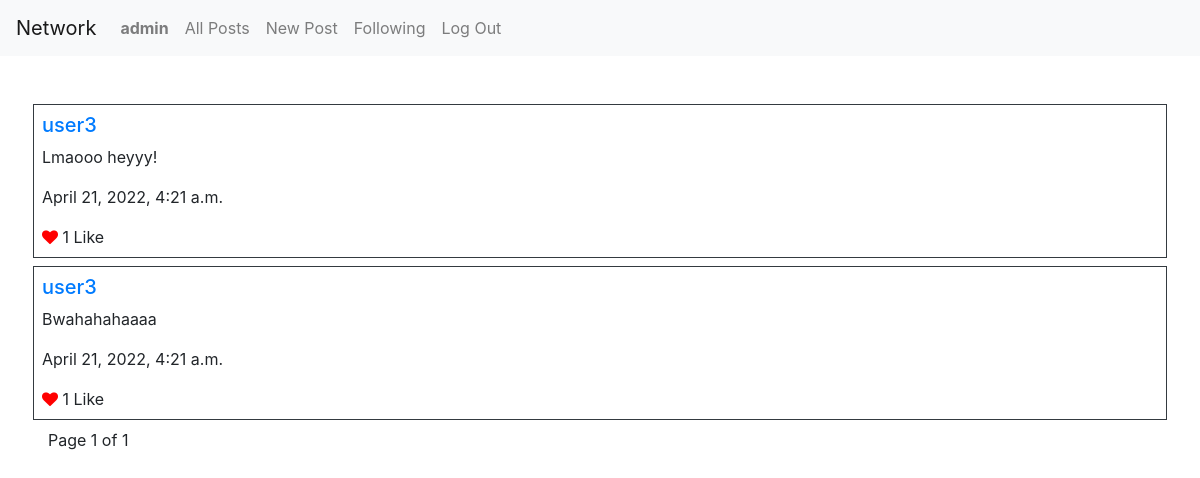
Page /following (signed in) on the committed database.
### network/models.py (models this page shows)
class User(AbstractUser):
    pass

class Post(models.Model):
    user = models.ForeignKey(User, on_delete=models.CASCADE)
    content = models.CharField(max_length=300, default=None)
    date = models.DateTimeField(default=datetime.datetime.now)
    liked = models.ManyToManyField(User, blank = True, related_name="postlikes")

### network/views.py (the view)
# urls.py: path("following",views.following,name="following")
def following(request):
    l=[]
    user = User.objects.get(username=request.user.username)
    following = Follower.objects.get(username=user).follower.all()
    all_posts = Post.objects.all()
    for f in following:
        for p in all_posts:
            if f.id==p.user.id:
                l.append(p)
    paginator = Paginator(l,10)
    page_number = request.GET.get('page')
    page_obj = paginator.get_page(page_number)
    return render(request,"network/following.html", {
        "all_posts":page_obj
    })

### network/templates/network/following.html (shortened to what this page needs)
{% extends "network/layout.html" %}
{% block body %}
    {% for p in all_posts %}
        <div class="row">
        <div class="col border border-dark mb-2 p-2">
            <h5><a href="{% url 'profile' p.user.username %}">{{p.user.username}}</a></h5>
            <p>{{p.content}}</p>
            <p>{{p.date}}</p>
            {% if p.id in l %}
                    <i class="fa fa-heart" style="color:red"></i>&nbsp;<span id="count-{{p.id}}">{{p.liked.count}}</span>&nbsp;<a id="change" data-post="{{p.id}}" onclick="change({{p.id}})">Unlike</a>
                {% else %}
                    <i class="fa fa-heart" style="color:red"></i>&nbsp;<span id="count-{{p.id}}">{{p.liked.count}}</span>&nbsp;<a class="change-{{p.id}}" id="change" data-post="{{p.id}}" onclick="change({{p.id}})">Like</a>
                {% endif %}
        </div>
        </div>
    {% endfor %}
    <div class="pagination">
        <span class="step-links">
            <span class="current">
                Page {{ all_posts.number }} of {{ all_posts.paginator.num_pages }}
            </span>
        </span>
    </div>
{% endblock %}

### network/templates/network/layout.html (shortened to what this page needs)
{% load static %}
<!DOCTYPE html>
<html lang="en">
    <head>
        <link rel="stylesheet" href="https://stackpath.bootstrapcdn.com/bootstrap/4.4.1/css/bootstrap.min.css">
        <link rel="stylesheet" href="https://cdnjs.cloudflare.com/ajax/libs/font-awesome/4.7.0/css/font-awesome.min.css">
        <link href="{% static 'network/styles.css' %}" rel="stylesheet">
    </head>
    <body>
        <nav class="navbar navbar-expand-lg navbar-light bg-light">
            <a class="navbar-brand" href="#">Network</a>
            <div>
              <ul class="navbar-nav mr-auto">
                {% if user.is_authenticated %}
                    <li class="nav-item">
                        <a class="nav-link" href="{% url 'profile' user.username %}"><strong>{{ user.username }}</strong></a>
                    </li>
                {% endif %}
                <li class="nav-item">
                  <a class="nav-link" href="{% url 'index' %}">All Posts</a>
                </li>
                {% if user.is_authenticated %}
                    <li class="nav-item">
                        <a class="nav-link" href="{% url 'newpost' %}">New Post</a>
                    </li>
                    <li class="nav-item">
                        <a class="nav-link" href="{% url 'following' %}">Following</a>
                    </li>
                    <li class="nav-item">
                        <a class="nav-link" href="{% url 'logout' %}">Log Out</a>
                    </li>
                {% endif %}
              </ul>
            </div>
          </nav>
        <div class="body p-5">
            {% block body %}
            {% endblock %}
        </div>
    </body>
</html>

### rows in the picture
User: username "admin"
Post: user.username "user3", content "Lmaooo heyyy!", date "April 21, 2022, 4:21 a.m.", liked.count "1"
Post: user.username "user3", content "Bwahahahaaaa", date "April 21, 2022, 4:21 a.m.", liked.count "1"

### other values in the picture
{{ all_posts.number }} "1"
{{ all_posts.paginator.num_pages }} "1"
